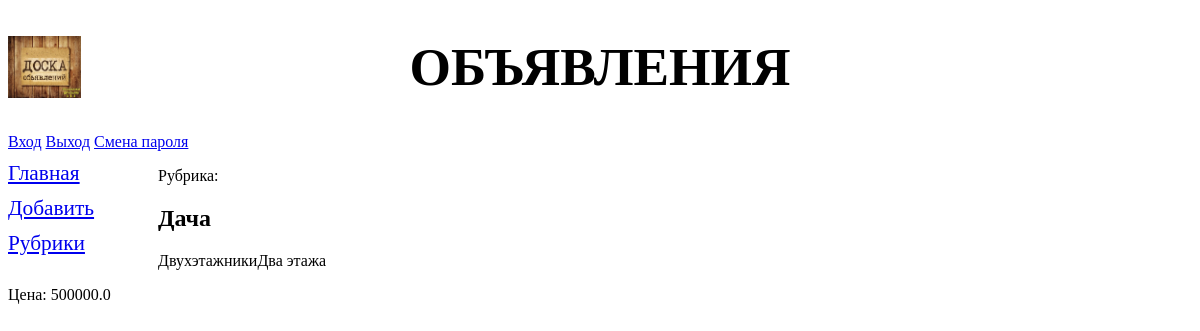
The app's page /bboard/detail/1/, older data.
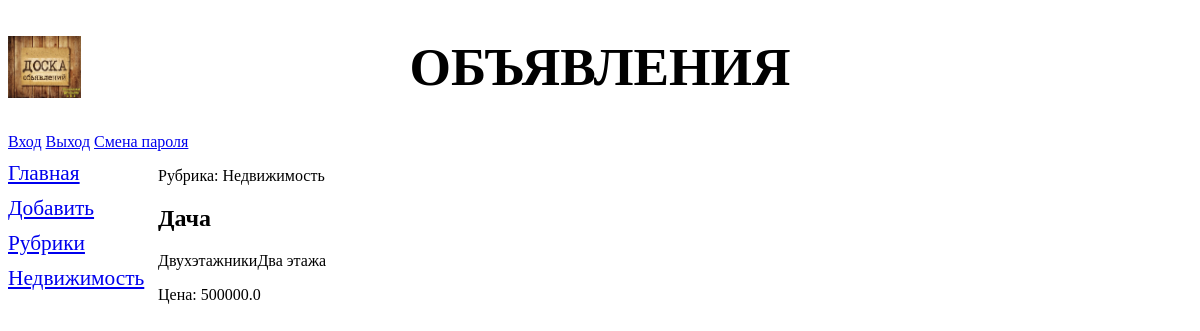
The same page, newer data.
### bboard/models.py (models this page shows, shortened)
class Bb(models.Model):
    title = models.CharField(max_length=50, verbose_name='Товар')
    content = models.TextField(null=True, blank=True, verbose_name='Описание')
    price = models.FloatField(null=True, blank=True, verbose_name='Цена')
    published = models.DateTimeField(auto_now_add=True, db_index=True, verbose_name='Опубликовано')
    rubric = models.ForeignKey('Rubric', null=True, on_delete=models.PROTECT, verbose_name='Рубрика')
    objects = models.Manager()
    reverse = BbManager()
    class Meta:
        verbose_name_plural = 'Объявления'
        verbose_name = 'Объявление'
        ordering = ['-published']

class Rubric(models.Model):
    name = models.CharField(max_length=20, db_index=True, verbose_name='Название')
    order = models.SmallIntegerField(default=0, db_index=True)
    objects = models.Manager()
    bbs = RubricManager()
    class Meta:
        verbose_name_plural = 'Рубрики'
        verbose_name = 'Рубрика'
        ordering = ['order', 'name']

### bboard/views.py (the view)
# urls.py: path('detail/<int:pk>/', BbDetailView.as_view(), name='detail'),
class BbDetailView(DetailView):
    model = Bb
    def get_context_data(self, *args, **kwargs):
        context = super().get_context_data(*args, **kwargs)
        context['rubrics'] = Rubric.objects.all()
        return context

### bboard/templates/bboard/bb_detail.html (shortened to what this page needs)
{% extends "layout/base.html" %}
{% block content %}
<p>Рубрика: {{ bb.rubric.name }}</p>
<h2>{{ bb.title }}</h2>
<p>{{ bb.content }}</p>
<p>Цена: {{ bb.price }}</p>
{% endblock %}

### bboard/templates/layout/base.html (shortened to what this page needs)
<!DOCTYPE html>
{% load static %}
<html lang="ru">
<head>
    <link rel="stylesheet" type="text/css" href="{% static 'bboard/style.css' %}">
</head>
<body>
    <header>
        <h1>Объявления</h1>
        <a href="{% url 'login' %}">Вход</a>
        <a href="{% url 'logout' %}">Выход</a>
        <a href="{% url 'password_change' %}">Смена пароля</a>
    </header>
    <nav>
        <a href="{% url 'index' %}">Главная</a>
        <a href="{% url 'add' %}">Добавить</a>
        <a href="{% url 'rubrics' %}">Рубрики</a>
        {% for rubric in rubrics %}
        <a href="{% url 'by_rubric' rubric.pk %}">
            {{ rubric.name }}</a>
        {% endfor %}
    </nav>
    <section>
        {% block content %}
        {% endblock %}
    </section>
</body>
</html>

Row changes from the older to the newer data that the page shows:
added Rubric: name "Недвижимость"
changed Bb "Дача": rubric.name (not shown) → "Недвижимость"
